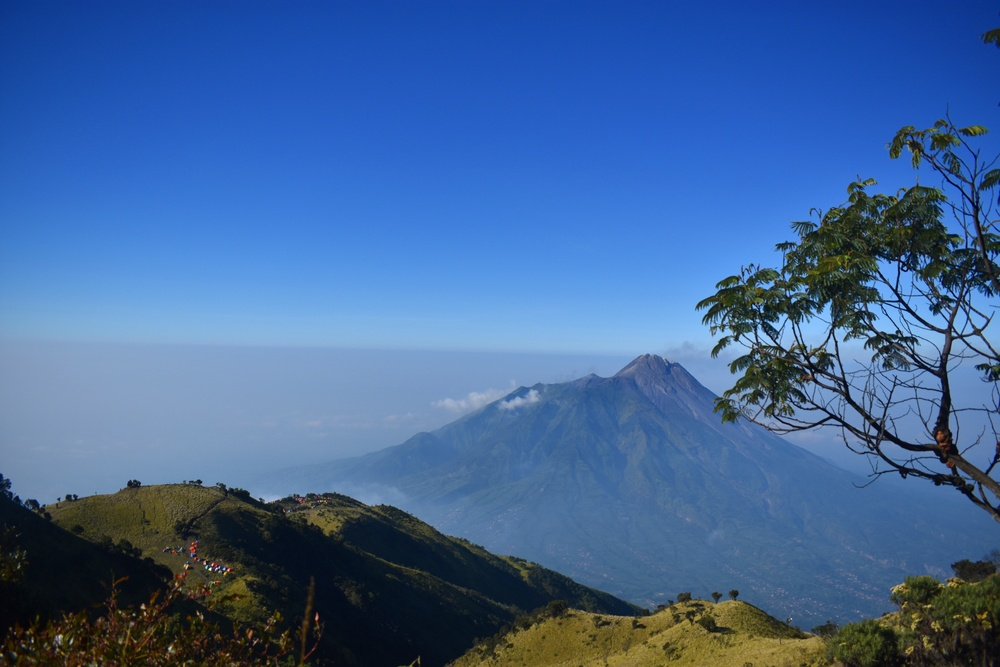
#> input picture gunung.jpg, 1000 x 667 px, shrunk from 4000 x 2667 before the run
$ python sesi4t2.py
#> lines starting #> are read from the running program, lines starting #| are printed output that depends on the picture
from pathlib import Path

import numpy as np
import matplotlib.pyplot as plt


def histogram_equalization(image):
    histogram, _ = np.histogram(
        image.flatten(),
        bins=256,
        range=(0, 256),
    )
    cdf = histogram.cumsum()
    cdf_masked = np.ma.masked_equal(cdf, 0)
    cdf_min = cdf_masked.min()
    cdf_max = cdf_masked.max()
    if cdf_max == cdf_min:
        return image.copy()

    cdf_normalized = (cdf_masked - cdf_min).astype(float) * 255
    cdf_normalized /= cdf_max - cdf_min
    lookup_table = np.ma.filled(cdf_normalized, 0).astype(np.uint8)

    return lookup_table[image]


def to_grayscale(image):
    if image.ndim == 2:
        return image

    if image.shape[2] == 4:
        image = image[:, :, :3]

    grayscale = (
        0.299 * image[:, :, 0]
        + 0.587 * image[:, :, 1]
        + 0.114 * image[:, :, 2]
    )
    return grayscale.astype(np.uint8)


image_path = Path(__file__).resolve().parent / "gunung.jpg"
image = to_grayscale(plt.imread(image_path))
#> in to_grayscale, `grayscale = ( 0.299 * image[:, :, 0] + 0.587 * image[:, :, 1] + 0.114 ..`:
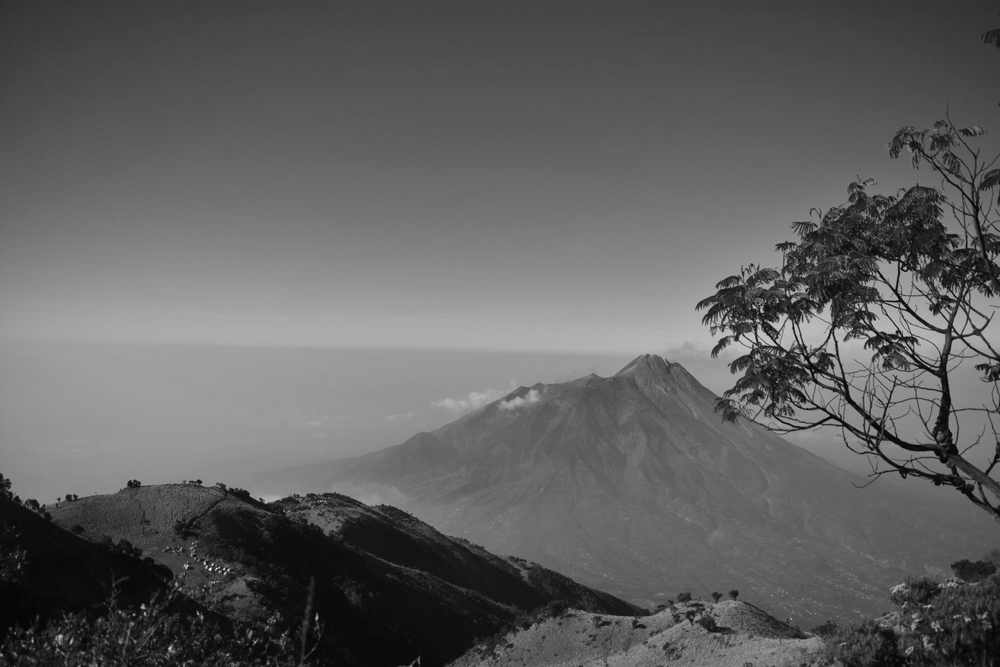
#> grayscale: shape (667, 1000) float64; min 3.27, max 252.3, mean 96.5
result = histogram_equalization(image)
#> in histogram_equalization, `histogram, _ = np.histogram( image.flatten(), bins=256, range=(0, 256)..`: histogram = 256 values, max 9338 at index 100, min 0 at index 0, mean 2605.5
#> in histogram_equalization, `cdf = histogram.cumsum()`: cdf = 256 values from 0 to 667000
#> in histogram_equalization, `cdf_min = cdf_masked.min()`: cdf_min = 10
#> in histogram_equalization, `cdf_max = cdf_masked.max()`: cdf_max = 667000
#> in histogram_equalization, `lookup_table = np.ma.filled(cdf_normalized, 0).astype(np.uint8)`: lookup_table = 256 values from 0 to 255
#> in histogram_equalization, `return lookup_table[image]`:
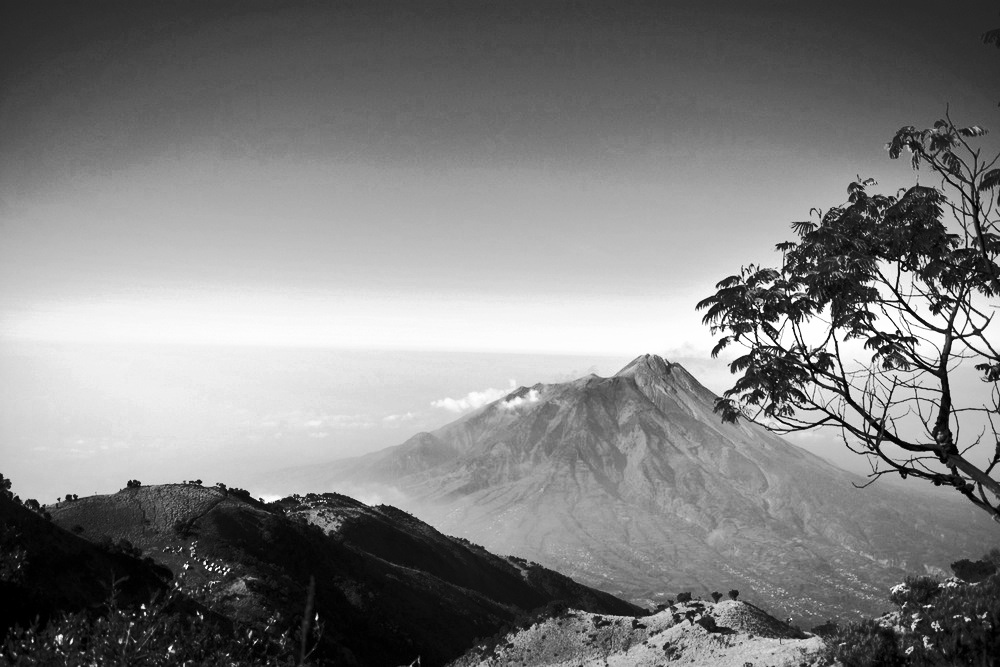
#> returned value: shape (667, 1000); min 0, max 255, mean 128

hist_image, _ = np.histogram(image.flatten(), bins=256, range=(0, 256))
#> hist_image has the same summary as histogram in histogram_equalization
hist_result, _ = np.histogram(result.flatten(), bins=256, range=(0, 256))
#> hist_result = 256 values, max 9338 at index 141, min 0 at index 4, mean 2605.5

plt.figure(figsize=(12, 8))

plt.subplot(2, 2, 1)
plt.imshow(image, cmap="gray")
plt.title("Gambar Gunung Asli")
plt.axis("off")

plt.subplot(2, 2, 2)
plt.imshow(result, cmap="gray")
plt.title("Setelah Histogram Equalization")
plt.axis("off")

plt.subplot(2, 2, 3)
plt.plot(hist_image, color="steelblue")
plt.title("Histogram Gambar Asli")
plt.xlabel("Intensitas")
plt.ylabel("Jumlah Piksel")

plt.subplot(2, 2, 4)
plt.plot(hist_result, color="darkorange")
plt.title("Histogram Setelah Equalization")
plt.xlabel("Intensitas")
plt.ylabel("Jumlah Piksel")

plt.tight_layout()
plt.show()
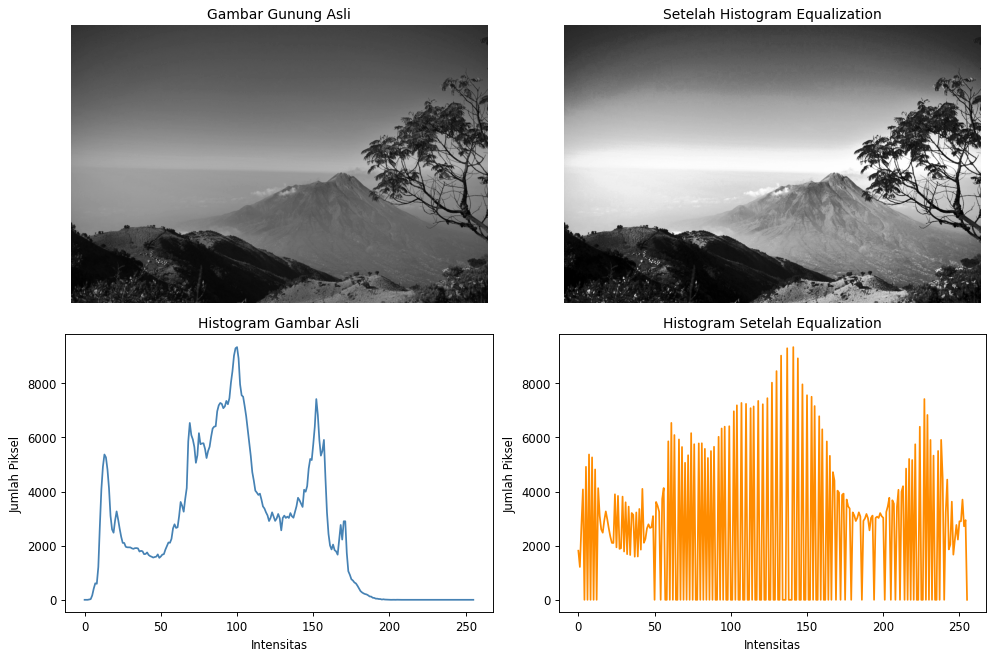
#> figure drawn by matplotlib, 4 panels; panel 3: curve peaks at x = 100, y = 9338; panel 4: curve peaks at x = 141, y = 9338

$ run again, with citra_awal.png saved as gunung.jpg
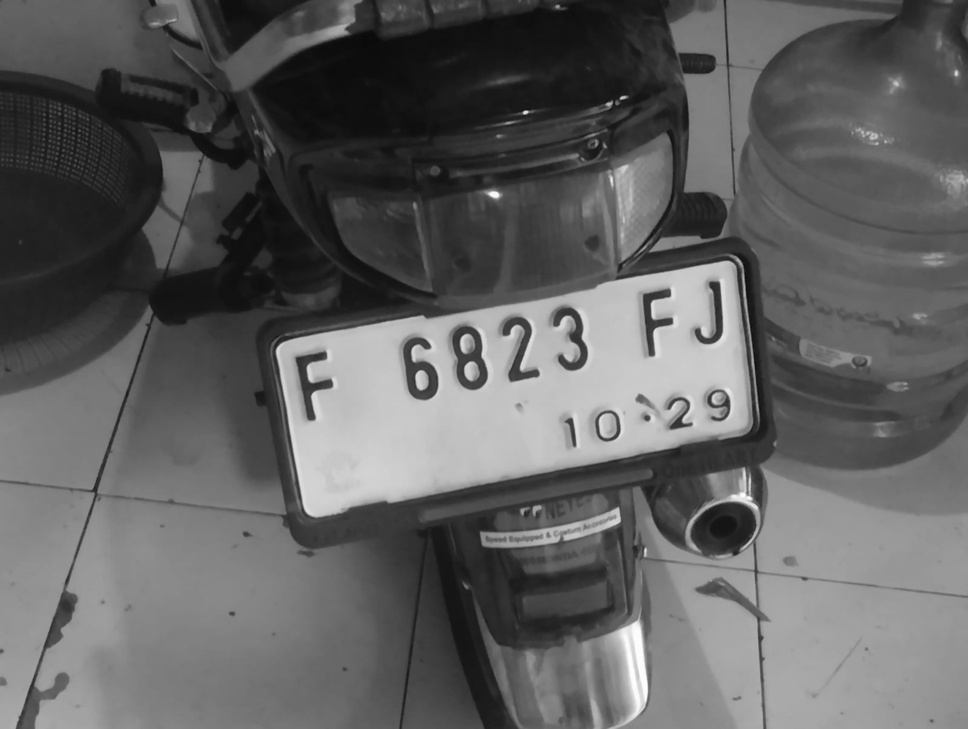
#> input picture citra_awal.png, 968 x 729 px, shrunk from 1600 x 1204 before the run
#> image is the input picture: shape (729, 968); min 9, max 255, mean 96.2
#> histogram = 256 values, max 6944 at index 33, min 0 at index 0, mean 2756.5
#> cdf = 256 values from 0 to 705672
#> cdf_min = 1
#> cdf_max = 705672
#> lookup_table = 256 values from 0 to 255
#> in histogram_equalization, `return lookup_table[image]`:
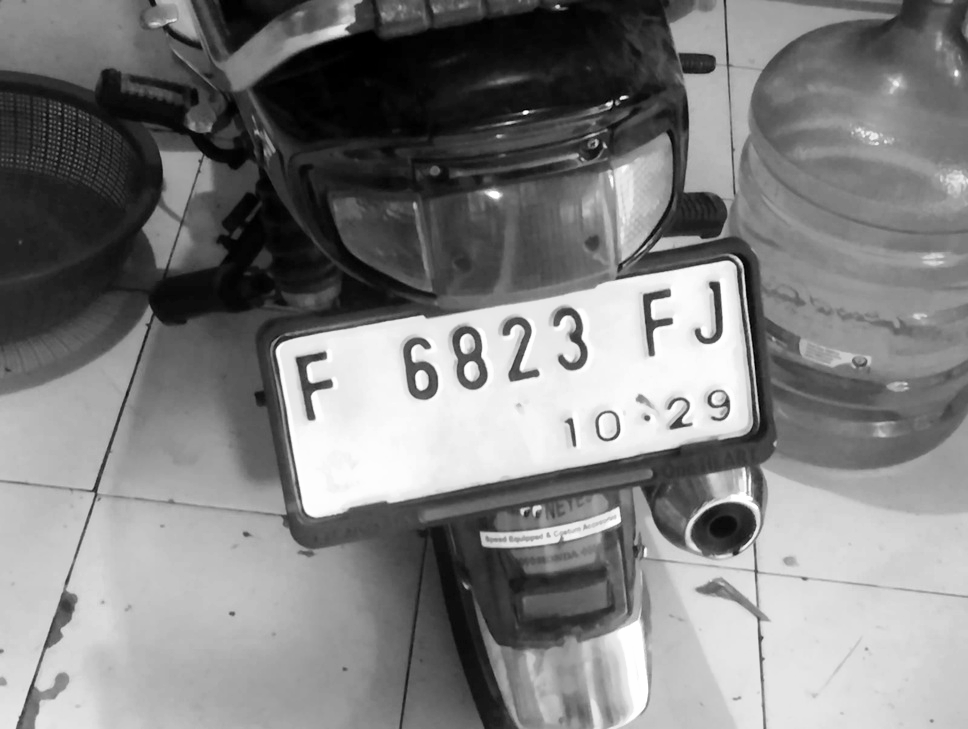
#> returned value: shape (729, 968); min 0, max 255, mean 127.7
#> hist_image has the same summary as histogram in histogram_equalization
#> hist_result = 256 values, max 6944 at index 34, min 0 at index 2, mean 2756.5
#> `plt.show()`:
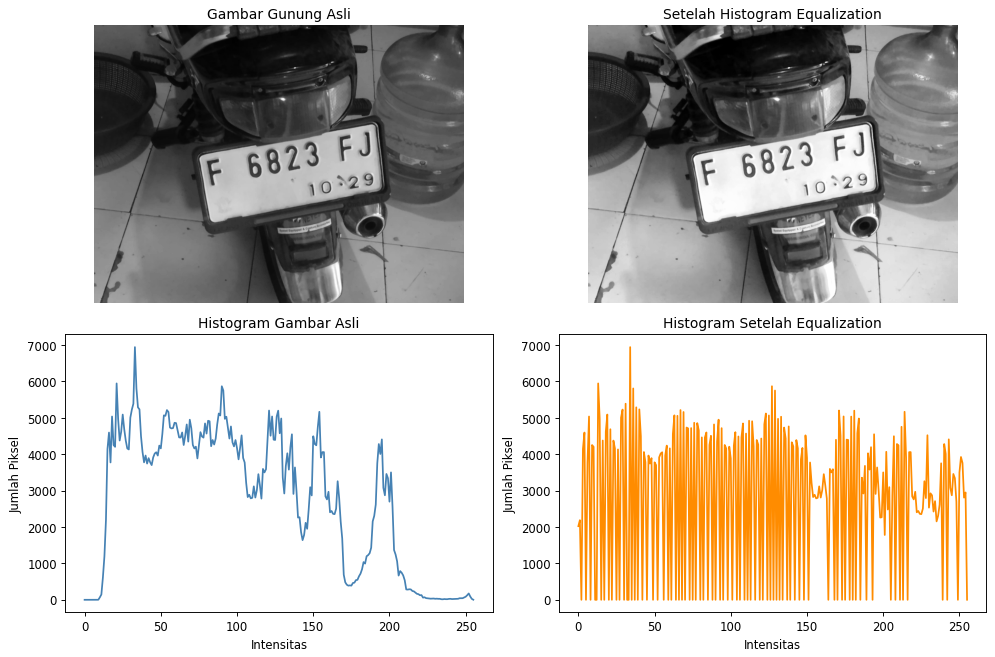
#> figure drawn by matplotlib, 4 panels; panel 3: curve peaks at x = 33, y = 6944; panel 4: curve peaks at x = 34, y = 6944
